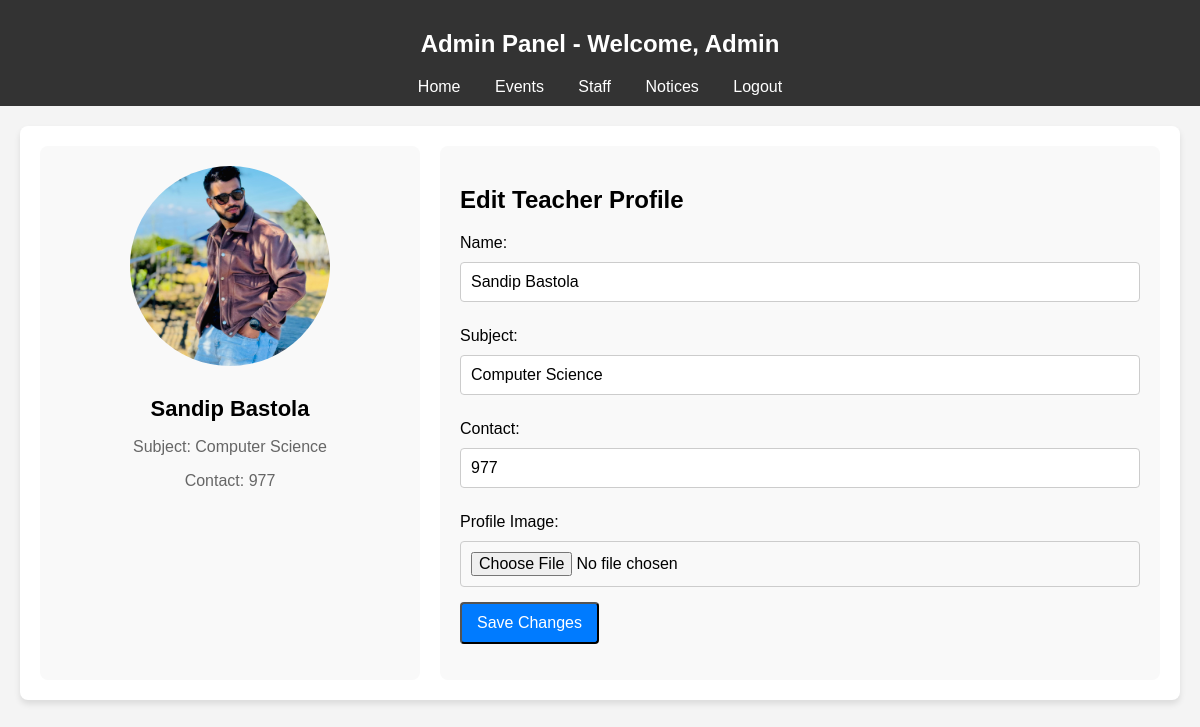
The app's page /Shree-Rastriya-Secondary-School/admin/teacher/manage/edit/1/ (signed in) with its own data.
### home/models.py (models this page shows, shortened)
class Teacher(models.Model):
    user = models.ForeignKey(User,on_delete=models.DO_NOTHING)
    name = models.CharField(max_length=20)
    contact = models.IntegerField()
    subject = models.TextField()
    teacher_image = models.ImageField(upload_to='teacher_image',blank=True)

### home/views.py (the view)
# urls.py: path('Shree-Rastriya-Secondary-School/admin/teacher/manage/edit/<int:teacher_id>/',views.Edit_teacher,name='edit-teacher'),
@login_required
def Edit_teacher(request,teacher_id):
    if request.method  == "POST":
        data = models.Teacher.objects.get(id=teacher_id)
        name = request.POST.get('name')
        subject = request.POST.get('subject')
        profile = request.FILES.get('image')
        contact = request.POST.get('number')
        user = request.user
        data.user = request.user
        data.name = name
        data.contact = contact
        data.subject = subject
        data.teacher_image=profile
        data.save()
        return redirect('home:teacher-manage')
    else:
        data = models.Teacher.objects.get(id=teacher_id)
        context = {
            'teacher':data
        }
        return render(request,'home/edit_teacher.html',context)

### home/templates/home/edit_teacher.html (shortened to what this page needs)
{% load static %}
<html>
    <head>
    </head>
    <body>
        <div class="navbar">
            <h2>Admin Panel - Welcome, {{ user.username | title }}</h2>
            <div>
                <a href="{% url 'home:home' %}">Home</a>
                <a href="{% url 'home:events' %}">Events</a>
                <a href="{% url 'home:staff-manage' %}">Staff</a>
                <a href="#">Notices</a>
                <a href="{% url 'home:logout' %}">Logout</a>
            </div>
        </div>
        <div class="container">
            <div class="profile-left">
                {% if teacher.teacher_image %}
                    <img src="{{ teacher.teacher_image.url }}" alt="{{ teacher.name }}'s image">
                {% else %}
                    <img src="{% static 'home/images/default.jpg' %}" alt="Default Image">
                {% endif %}
                <h3>{{ teacher.name }}</h3>
                <p>Subject: {{ teacher.subject }}</p>
                <p>Contact: {{ teacher.contact }}</p>
            </div>
            <div class="profile-right">
                <h2>Edit Teacher Profile</h2>
                <form method="POST" enctype="multipart/form-data">
                    <label for="name">Name:</label>
                    <input type="text" id="name" name="name" value="{{ teacher.name }}" required>
                    <label for="subject">Subject:</label>
                    <input type="text" id="subject" name="subject" value="{{ teacher.subject }}" required>
                    <label for="contact">Contact:</label>
                    <input type="text" id="contact" name="number" value="{{ teacher.contact }}" required>
                    <label for="teacher_image">Profile Image:</label>
                    <input type="file" id="teacher_image" name="image">
                    <button type="submit" class="btn">Save Changes</button>
                </form>
            </div>
        </div>
    </body>
</html>

### home/templates/home/edit_teacher.html (style rules this page uses)
body { font-family: Arial, sans-serif; background-color: #f4f4f4; margin: 0; padding: 0; }
.navbar { background-color: #333; color: #fff; padding: 10px; text-align: center; }
.navbar a { color: #fff; text-decoration: none; margin: 0 15px; }
.container { display: flex; justify-content: space-between; margin: 20px; padding: 20px; background: #fff; border-radius: 8px; box-shadow: 0 4px 6px rgba(0, 0, 0, 0.1); }
.profile-left { flex: 1; padding: 20px; text-align: center; background: #f9f9f9; border-radius: 8px; margin-right: 20px; }
.profile-left img { width: 200px; height: 200px; border-radius: 50%; margin-bottom: 20px; }
.profile-left h3 { font-size: 22px; margin: 10px 0; }
.profile-left p { font-size: 16px; color: #666; }
.profile-right { flex: 2; padding: 20px; background: #f9f9f9; border-radius: 8px; }
.profile-right form label { font-size: 16px; margin: 10px 0; display: block; }
.profile-right form input[type="text"], .profile-right form input[type="file"] { width: 100%; padding: 10px; margin-bottom: 15px; border: 1px solid #ccc; border-radius: 4px; font-size: 16px; }
.btn { display: inline-block; padding: 10px 15px; color: #fff; background-color: #007BFF; text-decoration: none; border-radius: 4px; cursor: pointer; font-size: 16px; }

### records on screen
Teacher: teacher_image (picture), name "Sandip Bastola", subject "Computer Science", contact "977", number "977"

### other values on screen
{{ user.username | title }} "Admin"
